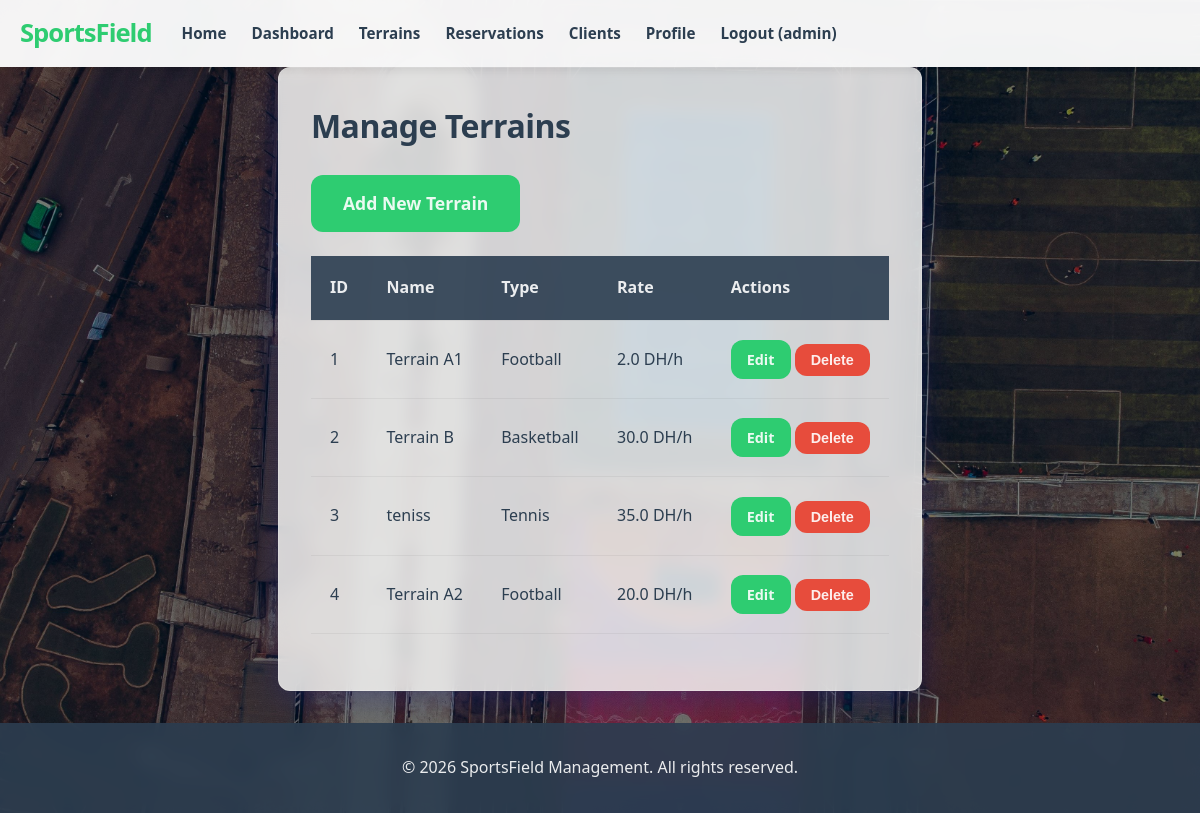
The app's page /admin/terrains (signed in) with its own data.
### app/models.py (models this page shows, shortened)
class User(UserMixin, db.Model):
    id = db.Column(db.Integer, primary_key=True)
    username = db.Column(db.String(64), index=True, unique=True)
    email = db.Column(db.String(120), index=True, unique=True)
    password_hash = db.Column(db.String(128))
    role = db.Column(db.String(20), default='client') # 'admin' or 'client'
    reservations = db.relationship('Reservation', backref='author', lazy='dynamic')
    def is_admin(self):
        return self.role == 'admin'

class Terrain(db.Model):
    id = db.Column(db.Integer, primary_key=True)
    name = db.Column(db.String(64), index=True)
    terrain_type = db.Column(db.String(32)) # e.g., 'football', 'basketball'
    description = db.Column(db.String(256))
    hourly_rate = db.Column(db.Float)
    image_url = db.Column(db.String(256))
    reservations = db.relationship('Reservation', backref='terrain', lazy='dynamic')

### app/routes/admin.py (the view)
@bp.route('/terrains')
@login_required
@admin_required
def manage_terrains():
    terrains = Terrain.query.all()
    return render_template('admin/manage_terrains.html', title='Manage Terrains', terrains=terrains)

### app/models.py (called while the page is built)
@login.user_loader
def load_user(id):
    return User.query.get(int(id))

### app/routes/admin.py (called while the page is built)
def admin_required(f):
    @wraps(f)
    def decorated_function(*args, **kwargs):
        if not current_user.is_authenticated or not current_user.is_admin():
            abort(403)
        return f(*args, **kwargs)
    return decorated_function

### app/templates/admin/manage_terrains.html
{% extends "base.html" %}
{% block content %}
<div class="admin-section">
    <div class="header-actions">
        <h1>Manage Terrains</h1>
        <a href="{{ url_for('admin.add_terrain') }}" class="btn">Add New Terrain</a>
    </div>
    <table>
        <thead>
            <tr>
                <th>ID</th>
                <th>Name</th>
                <th>Type</th>
                <th>Rate</th>
                <th>Actions</th>
            </tr>
        </thead>
        <tbody>
            {% for terrain in terrains %}
            <tr>
                <td>{{ terrain.id }}</td>
                <td>{{ terrain.name }}</td>
                <td>{{ terrain.terrain_type.capitalize() }}</td>
                <td>{{ terrain.hourly_rate }} DH/h</td>
                <td>
                    <a href="{{ url_for('admin.edit_terrain', id=terrain.id) }}" class="btn btn-small">Edit</a>
                    <form action="{{ url_for('admin.delete_terrain', id=terrain.id) }}" method="post" style="display:inline;" onsubmit="return confirm('Are you sure?');">
                        <button type="submit" class="btn btn-small btn-danger">Delete</button>
                    </form>
                </td>
            </tr>
            {% else %}
            <tr><td colspan="5">No terrains found.</td></tr>
            {% endfor %}
        </tbody>
    </table>
</div>
{% endblock %}

### app/templates/base.html (shortened to what this page needs)
<!DOCTYPE html>
<html lang="en">
<head>
    <link rel="stylesheet" href="{{ url_for('static', filename='css/main.css') }}">
</head>
<body>
    <header>
        <div class="container">
            <nav class="navbar">
                <a href="{{ url_for('client.index') }}" class="logo">SportsField</a>
                <ul class="nav-links">
                    <li><a href="{{ url_for('client.index') }}">Home</a></li>
                    {% if current_user.is_anonymous %}
                    <li><a href="{{ url_for('auth.login') }}">Login</a></li>
                    <li><a href="{{ url_for('auth.register') }}">Register</a></li>
                    {% else %}
                    {% if current_user.is_admin() %}
                    <li><a href="{{ url_for('admin.dashboard') }}">Dashboard</a></li>
                    <li><a href="{{ url_for('admin.manage_terrains') }}">Terrains</a></li>
                    <li><a href="{{ url_for('admin.manage_reservations') }}">Reservations</a></li>
                    <li><a href="{{ url_for('admin.manage_clients') }}">Clients</a></li>
                    {% endif %}
                    <li><a href="{{ url_for('client.profile') }}">Profile</a></li>
                    <li><a href="{{ url_for('auth.logout') }}">Logout ({{ current_user.username }})</a></li>
                    {% endif %}
                </ul>
            </nav>
        </div>
    </header>
    <main class="container">
        {% block content %}{% endblock %}
    </main>
    <footer>
        <div class="container">
            <p>&copy; 2026 SportsField Management. All rights reserved.</p>
        </div>
    </footer>
</body>
</html>

### app/static/css/main.css (style rules this page uses)
:root { --primary-color: #2ecc71; --secondary-color: #3498db; --dark-color: #2c3e50; --light-color: rgba(244, 247, 246, 0.85); --white: rgba(255, 255, 255, 0.9); --glass-bg: rgba(255, 255, 255, 0.8); --error-color: #e74c3c; --border-radius: 12px; --box-shadow: 0 8px 32px 0 rgba(31, 38, 135, 0.37); --backdrop-blur: blur(8px); }
* { box-sizing: border-box; margin: 0; padding: 0; }
body { font-family: 'Segoe UI', Tahoma, Geneva, Verdana, sans-serif; line-height: 1.6; color: var(--dark-color); display: flex; flex-direction: column; min-height: 100vh; background: url('../images/background.jpg') no-repeat center center fixed; background-size: cover; }
body::before { content: ""; position: fixed; top: 0; left: 0; width: 100%; height: 100%; background: rgba(0, 0, 0, 0.4); z-index: -1; }
.container { max-width: 1200px; margin: 0 auto; padding: 0 20px; }
header { background: rgba(255, 255, 255, 0.95); backdrop-filter: var(--backdrop-blur); box-shadow: 0 2px 10px rgba(0,0,0,0.1); padding: 0.8rem 0; position: sticky; top: 0; z-index: 1000; }
.navbar { display: flex; align-items: center; gap: 30px; }
.logo { font-size: 1.6rem; font-weight: 800; color: var(--primary-color); text-decoration: none; letter-spacing: -1px; flex-shrink: 0; }
.nav-links { display: flex; list-style: none; margin: 0; padding: 0; font-size: 0.95rem; }
.nav-links li { margin-right: 25px; }
.nav-links a { text-decoration: none; color: var(--dark-color); font-weight: 600; transition: color 0.3s; white-space: nowrap; }
main { flex: 1; padding: 2rem 0; display: flex; flex-direction: column; }
footer { background: rgba(44, 62, 80, 0.9); backdrop-filter: var(--backdrop-blur); color: var(--white); text-align: center; padding: 2rem 0; margin-top: auto; }
.form-container, .admin-section, .client-section, .terrain-detail, .admin-dashboard, .stat-card { background: var(--glass-bg); backdrop-filter: var(--backdrop-blur); border: 1px solid rgba(255, 255, 255, 0.18); border-radius: var(--border-radius); box-shadow: var(--box-shadow); }
.admin-section, .client-section, .admin-dashboard, .terrain-section { padding: 2rem; margin-bottom: 2rem; }
.btn { display: inline-block; background: var(--primary-color); color: var(--white); padding: 0.9rem 2rem; border: none; border-radius: var(--border-radius); cursor: pointer; font-size: 1.1rem; font-weight: 700; transition: all 0.3s ease; text-decoration: none; text-align: center; }
.btn-small { padding: 0.5rem 1rem; font-size: 0.9rem; }
.btn-danger { background: var(--error-color); }
table { width: 100%; border-collapse: collapse; background: transparent; margin: 1.5rem 0; }
th, td { padding: 1.2rem; text-align: left; border-bottom: 1px solid rgba(0,0,0,0.05); }
th { background-color: rgba(44, 62, 80, 0.9); color: var(--white); font-weight: 700; }
h1, h2, h3 { margin-bottom: 1.5rem; letter-spacing: -0.5px; }

### records on screen
User: username "admin"
Terrain: id "1", name "Terrain A1", terrain_type "Football", hourly_rate "2.0"
Terrain: id "2", name "Terrain B", terrain_type "Basketball", hourly_rate "30.0"
Terrain: id "3", name "teniss", terrain_type "Tennis", hourly_rate "35.0"
Terrain: id "4", name "Terrain A2", terrain_type "Football", hourly_rate "20.0"
